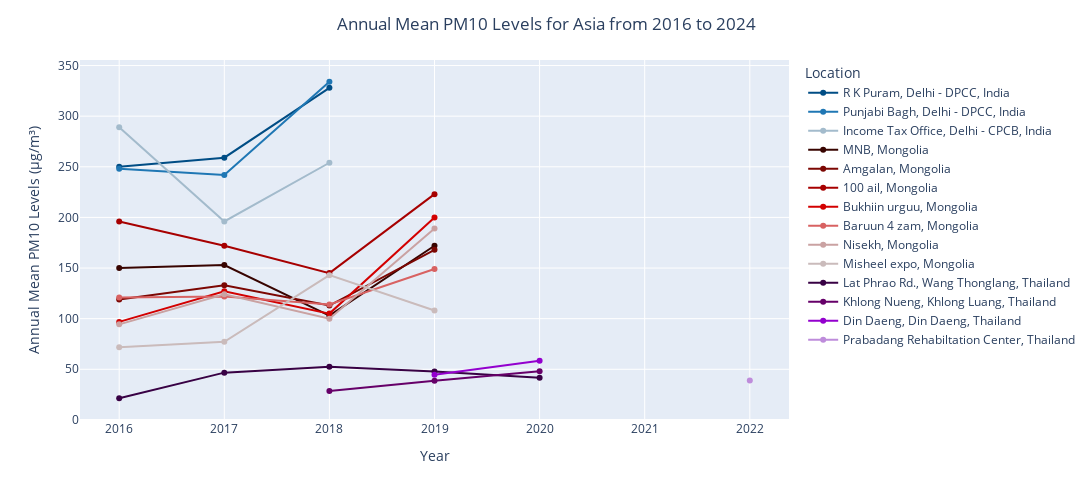

Notebook cell for this chart:
### Markdown cell above
Plot a line chart of annual mean pm10 levels against year for the different asian countries.

### Code cell
asia_yearly_pm10_levels_df['Location and Country'] = asia_yearly_pm10_levels_df['Location Name'] + ', ' + asia_yearly_pm10_levels_df['Country']
color_map = {'R K Puram, Delhi - DPCC, India' : "#004d85", 'Income Tax Office, Delhi - CPCB, India' : "#a3bbcc", 'Punjabi Bagh, Delhi - DPCC, India' : '#1f77b4', 'MNB, Mongolia': "#380400", 
             'Amgalan, Mongolia': "#7C0703", '100 ail, Mongolia': "#a70000", 'Bukhiin urguu, Mongolia': "#d30000", 'Baruun 4 zam, Mongolia' : "#d86262", 'Nisekh, Mongolia' : "#caa2a2", 
             'Misheel expo, Mongolia' : "#cabbbb", 'Lat Phrao Rd., Wang Thonglang, Thailand': "#380144", 'Khlong Nueng, Khlong Luang, Thailand': "#660069", 'Din Daeng, Din Daeng, '
             'Thailand': "#9300ce", 'Prabadang Rehabiltation Center, Thailand': "#BE8CDB"}
fig9 = px.line(asia_yearly_pm10_levels_df, x = 'Year', y = 'Annual Mean PM10 Levels (μg/m³)', color = 'Location and Country', markers = True, custom_data = 'Location and Country', 
               color_discrete_map = color_map, width = 1200, height = 500)
fig9.update_layout(title = {'text' : 'Annual Mean PM10 Levels for Asia from 2016 to 2024', 'x' : 0.5, 'xanchor' : 'center'}, xaxis_title_text = 'Year', 
                   yaxis_title_text = 'Annual Mean PM10 Levels (μg/m³)', legend_title_text = 'Location')
fig9.update_traces(hovertemplate = 'Year: %{x}<br>Annual Mean PM10 Levels (μg/m³): %{y:.1f}<br>Location: %{customdata[0]}<extra></extra>')
fig9.show()

### Figure 1 — Plotly figure (JSON) as saved in the notebook; plotly's stock layout.template omitted (floating-point values rounded to 4 significant figures)
{"data": [{"customdata": [["R K Puram, Delhi - DPCC, India"], ["R K Puram, Delhi - DPCC, India"], ["R K Puram, Delhi - DPCC, India"]], "hovertemplate": "Year: %{x}<br>Annual Mean PM10 Levels (μg/m³): %{y:.1f}<br>Location: %{customdata[0]}<extra></extra>", "legendgroup": "R K Puram, Delhi - DPCC, India", "line": {"color": "#004d85", "dash": "solid"}, "marker": {"symbol": "circle"}, "mode": "lines+markers", "name": "R K Puram, Delhi - DPCC, India", "orientation": "v", "showlegend": true, "type": "scatter", "x": [2016, 2017, 2018], "xaxis": "x", "y": [250, 259, 328], "yaxis": "y"}, {"customdata": [["Punjabi Bagh, Delhi - DPCC, India"], ["Punjabi Bagh, Delhi - DPCC, India"], ["Punjabi Bagh, Delhi - DPCC, India"]], "hovertemplate": "Year: %{x}<br>Annual Mean PM10 Levels (μg/m³): %{y:.1f}<br>Location: %{customdata[0]}<extra></extra>", "legendgroup": "Punjabi Bagh, Delhi - DPCC, India", "line": {"color": "#1f77b4", "dash": "solid"}, "marker": {"symbol": "circle"}, "mode": "lines+markers", "name": "Punjabi Bagh, Delhi - DPCC, India", "orientation": "v", "showlegend": true, "type": "scatter", "x": [2016, 2017, 2018], "xaxis": "x", "y": [248, 242, 334], "yaxis": "y"}, {"customdata": [["Income Tax Office, Delhi - CPCB, India"], ["Income Tax Office, Delhi - CPCB, India"], ["Income Tax Office, Delhi - CPCB, India"]], "hovertemplate": "Year: %{x}<br>Annual Mean PM10 Levels (μg/m³): %{y:.1f}<br>Location: %{customdata[0]}<extra></extra>", "legendgroup": "Income Tax Office, Delhi - CPCB, India", "line": {"color": "#a3bbcc", "dash": "solid"}, "marker": {"symbol": "circle"}, "mode": "lines+markers", "name": "Income Tax Office, Delhi - CPCB, India", "orientation": "v", "showlegend": true, "type": "scatter", "x": [2016, 2017, 2018], "xaxis": "x", "y": [289, 196, 254], "yaxis": "y"}, {"customdata": [["MNB, Mongolia"], ["MNB, Mongolia"], ["MNB, Mongolia"], ["MNB, Mongolia"]], "hovertemplate": "Year: %{x}<br>Annual Mean PM10 Levels (μg/m³): %{y:.1f}<br>Location: %{customdata[0]}<extra></extra>", "legendgroup": "MNB, Mongolia", "line": {"color": "#380400", "dash": "solid"}, "marker": {"symbol": "circle"}, "mode": "lines+markers", "name": "MNB, Mongolia", "orientation": "v", "showlegend": true, "type": "scatter", "x": [2016, 2017, 2018, 2019], "xaxis": "x", "y": [150, 153, 103, 172], "yaxis": "y"}, {"customdata": [["Amgalan, Mongolia"], ["Amgalan, Mongolia"], ["Amgalan, Mongolia"], ["Amgalan, Mongolia"]], "hovertemplate": "Year: %{x}<br>Annual Mean PM10 Levels (μg/m³): %{y:.1f}<br>Location: %{customdata[0]}<extra></extra>", "legendgroup": "Amgalan, Mongolia", "line": {"color": "#7C0703", "dash": "solid"}, "marker": {"symbol": "circle"}, "mode": "lines+markers", "name": "Amgalan, Mongolia", "orientation": "v", "showlegend": true, "type": "scatter", "x": [2016, 2017, 2018, 2019], "xaxis": "x", "y": [119, 133, 113, 168], "yaxis": "y"}, {"customdata": [["100 ail, Mongolia"], ["100 ail, Mongolia"], ["100 ail, Mongolia"], ["100 ail, Mongolia"]], "hovertemplate": "Year: %{x}<br>Annual Mean PM10 Levels (μg/m³): %{y:.1f}<br>Location: %{customdata[0]}<extra></extra>", "legendgroup": "100 ail, Mongolia", "line": {"color": "#a70000", "dash": "solid"}, "marker": {"symbol": "circle"}, "mode": "lines+markers", "name": "100 ail, Mongolia", "orientation": "v", "showlegend": true, "type": "scatter", "x": [2016, 2017, 2018, 2019], "xaxis": "x", "y": [196, 172, 145, 223], "yaxis": "y"}, {"customdata": [["Bukhiin urguu, Mongolia"], ["Bukhiin urguu, Mongolia"], ["Bukhiin urguu, Mongolia"], ["Bukhiin urguu, Mongolia"]], "hovertemplate": "Year: %{x}<br>Annual Mean PM10 Levels (μg/m³): %{y:.1f}<br>Location: %{customdata[0]}<extra></extra>", "legendgroup": "Bukhiin urguu, Mongolia", "line": {"color": "#d30000", "dash": "solid"}, "marker": {"symbol": "circle"}, "mode": "lines+markers", "name": "Bukhiin urguu, Mongolia", "orientation": "v", "showlegend": true, "type": "scatter", "x": [2016, 2017, 2018, 2019], "xaxis": "x", "y": [96.8, 127, 105, 200], "yaxis": "y"}, {"customdata": [["Baruun 4 zam, Mongolia"], ["Baruun 4 zam, Mongolia"], ["Baruun 4 zam, Mongolia"], ["Baruun 4 zam, Mongolia"]], "hovertemplate": "Year: %{x}<br>Annual Mean PM10 Levels (μg/m³): %{y:.1f}<br>Location: %{customdata[0]}<extra></extra>", "legendgroup": "Baruun 4 zam, Mongolia", "line": {"color": "#d86262", "dash": "solid"}, "marker": {"symbol": "circle"}, "mode": "lines+markers", "name": "Baruun 4 zam, Mongolia", "orientation": "v", "showlegend": true, "type": "scatter", "x": [2016, 2017, 2018, 2019], "xaxis": "x", "y": [121, 122, 114, 149], "yaxis": "y"}, {"customdata": [["Nisekh, Mongolia"], ["Nisekh, Mongolia"], ["Nisekh, Mongolia"], ["Nisekh, Mongolia"]], "hovertemplate": "Year: %{x}<br>Annual Mean PM10 Levels (μg/m³): %{y:.1f}<br>Location: %{customdata[0]}<extra></extra>", "legendgroup": "Nisekh, Mongolia", "line": {"color": "#caa2a2", "dash": "solid"}, "marker": {"symbol": "circle"}, "mode": "lines+markers", "name": "Nisekh, Mongolia", "orientation": "v", "showlegend": true, "type": "scatter", "x": [2016, 2017, 2018, 2019], "xaxis": "x", "y": [94.4, 124, 100, 189], "yaxis": "y"}, {"customdata": [["Misheel expo, Mongolia"], ["Misheel expo, Mongolia"], ["Misheel expo, Mongolia"], ["Misheel expo, Mongolia"]], "hovertemplate": "Year: %{x}<br>Annual Mean PM10 Levels (μg/m³): %{y:.1f}<br>Location: %{customdata[0]}<extra></extra>", "legendgroup": "Misheel expo, Mongolia", "line": {"color": "#cabbbb", "dash": "solid"}, "marker": {"symbol": "circle"}, "mode": "lines+markers", "name": "Misheel expo, Mongolia", "orientation": "v", "showlegend": true, "type": "scatter", "x": [2016, 2017, 2018, 2019], "xaxis": "x", "y": [71.7, 77.1, 143, 108], "yaxis": "y"}, {"customdata": [["Lat Phrao Rd., Wang Thonglang, Thailand"], ["Lat Phrao Rd., Wang Thonglang, Thailand"], ["Lat Phrao Rd., Wang Thonglang, Thailand"], ["Lat Phrao Rd., Wang Thonglang, Thailand"], ["Lat Phrao Rd., Wang Thonglang, Thailand"]], "hovertemplate": "Year: %{x}<br>Annual Mean PM10 Levels (μg/m³): %{y:.1f}<br>Location: %{customdata[0]}<extra></extra>", "legendgroup": "Lat Phrao Rd., Wang Thonglang, Thailand", "line": {"color": "#380144", "dash": "solid"}, "marker": {"symbol": "circle"}, "mode": "lines+markers", "name": "Lat Phrao Rd., Wang Thonglang, Thailand", "orientation": "v", "showlegend": true, "type": "scatter", "x": [2016, 2017, 2018, 2019, 2020], "xaxis": "x", "y": [21.4, 46.7, 52.6, 47.9, 41.6], "yaxis": "y"}, {"customdata": [["Khlong Nueng, Khlong Luang, Thailand"], ["Khlong Nueng, Khlong Luang, Thailand"], ["Khlong Nueng, Khlong Luang, Thailand"]], "hovertemplate": "Year: %{x}<br>Annual Mean PM10 Levels (μg/m³): %{y:.1f}<br>Location: %{customdata[0]}<extra></extra>", "legendgroup": "Khlong Nueng, Khlong Luang, Thailand", "line": {"color": "#660069", "dash": "solid"}, "marker": {"symbol": "circle"}, "mode": "lines+markers", "name": "Khlong Nueng, Khlong Luang, Thailand", "orientation": "v", "showlegend": true, "type": "scatter", "x": [2018, 2019, 2020], "xaxis": "x", "y": [28.5, 38.8, 48], "yaxis": "y"}, {"customdata": [["Din Daeng, Din Daeng, Thailand"], ["Din Daeng, Din Daeng, Thailand"]], "hovertemplate": "Year: %{x}<br>Annual Mean PM10 Levels (μg/m³): %{y:.1f}<br>Location: %{customdata[0]}<extra></extra>", "legendgroup": "Din Daeng, Din Daeng, Thailand", "line": {"color": "#9300ce", "dash": "solid"}, "marker": {"symbol": "circle"}, "mode": "lines+markers", "name": "Din Daeng, Din Daeng, Thailand", "orientation": "v", "showlegend": true, "type": "scatter", "x": [2019, 2020], "xaxis": "x", "y": [44.7, 58.5], "yaxis": "y"}, {"customdata": [["Prabadang Rehabiltation Center, Thailand"]], "hovertemplate": "Year: %{x}<br>Annual Mean PM10 Levels (μg/m³): %{y:.1f}<br>Location: %{customdata[0]}<extra></extra>", "legendgroup": "Prabadang Rehabiltation Center, Thailand", "line": {"color": "#BE8CDB", "dash": "solid"}, "marker": {"symbol": "circle"}, "mode": "lines+markers", "name": "Prabadang Rehabiltation Center, Thailand", "orientation": "v", "showlegend": true, "type": "scatter", "x": [2022], "xaxis": "x", "y": [39], "yaxis": "y"}], "layout": {"height": 500, "legend": {"title": {"text": "Location"}, "tracegroupgap": 0}, "margin": {"t": 60}, "title": {"text": "Annual Mean PM10 Levels for Asia from 2016 to 2024", "x": 0.5, "xanchor": "center"}, "width": 1200, "xaxis": {"anchor": "y", "domain": [0, 1], "title": {"text": "Year"}}, "yaxis": {"anchor": "x", "domain": [0, 1], "title": {"text": "Annual Mean PM10 Levels (μg/m³)"}}}}
